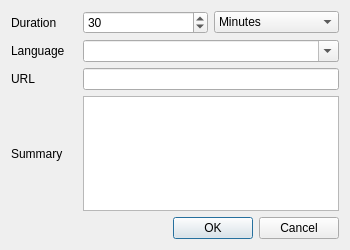
<?xml version="1.0" encoding="UTF-8"?>
<ui version="4.0">
 <class>EventDialog</class>
 <widget class="QDialog" name="EventDialog">
  <property name="geometry">
   <rect>
    <x>0</x>
    <y>0</y>
    <width>350</width>
    <height>250</height>
   </rect>
  </property>
  <property name="windowTitle">
   <string>Event</string>
  </property>
  <layout class="QGridLayout" name="gridLayout">
   <item row="0" column="0">
    <widget class="QLabel" name="label">
     <property name="text">
      <string>Duration</string>
     </property>
    </widget>
   </item>
   <item row="0" column="1">
    <widget class="QSpinBox" name="durationSpinBox">
     <property name="minimum">
      <number>1</number>
     </property>
     <property name="maximum">
      <number>99999999</number>
     </property>
     <property name="value">
      <number>30</number>
     </property>
    </widget>
   </item>
   <item row="0" column="2">
    <widget class="QComboBox" name="durationComboBox">
     <item>
      <property name="text">
       <string>Minutes</string>
      </property>
     </item>
     <item>
      <property name="text">
       <string>Hours</string>
      </property>
     </item>
     <item>
      <property name="text">
       <string>Days</string>
      </property>
     </item>
    </widget>
   </item>
   <item row="1" column="0">
    <widget class="QLabel" name="label_2">
     <property name="text">
      <string>Language</string>
     </property>
    </widget>
   </item>
   <item row="1" column="1" colspan="2">
    <widget class="QComboBox" name="langComboBox">
     <property name="editable">
      <bool>true</bool>
     </property>
    </widget>
   </item>
   <item row="2" column="0">
    <widget class="QLabel" name="label_3">
     <property name="text">
      <string>URL</string>
     </property>
    </widget>
   </item>
   <item row="2" column="1" colspan="2">
    <widget class="QLineEdit" name="urlLineEdit"/>
   </item>
   <item row="3" column="0">
    <widget class="QLabel" name="label_4">
     <property name="text">
      <string>Summary</string>
     </property>
    </widget>
   </item>
   <item row="3" column="1" colspan="2">
    <widget class="QTextEdit" name="summaryTextEdit"/>
   </item>
   <item row="4" column="0" colspan="3">
    <widget class="QDialogButtonBox" name="buttonBox">
     <property name="orientation">
      <enum>Qt::Horizontal</enum>
     </property>
     <property name="standardButtons">
      <set>QDialogButtonBox::Cancel|QDialogButtonBox::Ok</set>
     </property>
    </widget>
   </item>
  </layout>
 </widget>
 <resources/>
 <connections>
  <connection>
   <sender>buttonBox</sender>
   <signal>accepted()</signal>
   <receiver>EventDialog</receiver>
   <slot>accept()</slot>
   <hints>
    <hint type="sourcelabel">
     <x>248</x>
     <y>254</y>
    </hint>
    <hint type="destinationlabel">
     <x>157</x>
     <y>274</y>
    </hint>
   </hints>
  </connection>
  <connection>
   <sender>buttonBox</sender>
   <signal>rejected()</signal>
   <receiver>EventDialog</receiver>
   <slot>reject()</slot>
   <hints>
    <hint type="sourcelabel">
     <x>316</x>
     <y>260</y>
    </hint>
    <hint type="destinationlabel">
     <x>286</x>
     <y>274</y>
    </hint>
   </hints>
  </connection>
 </connections>
</ui>
